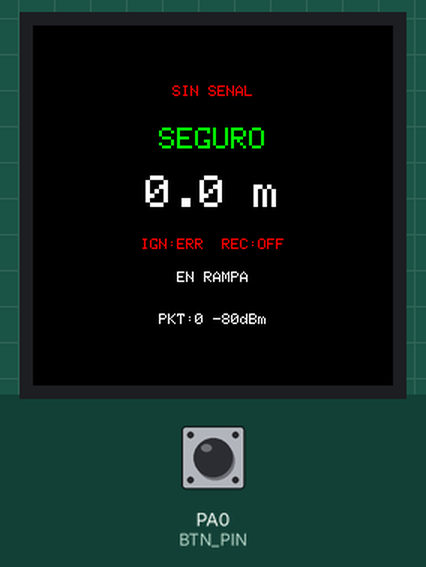
The sketch below on a simulated STM32 Blue Pill. Parts: 240×240 colour display. The test bench sets the inputs (shaded band); at power-on: PA0 (BTN_PIN) HIGH. No radio packets arrive unless stated.

Above: at 1.4 s.
1.5 s: PA0 (BTN_PIN) pulled LOW for 0.15 s
At 1.9 s:
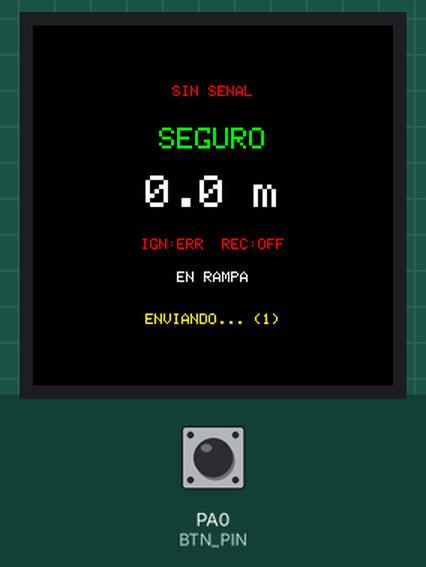
2.2 s: PA0 (BTN_PIN) pulled LOW for 0.15 s
At 5.94 s:
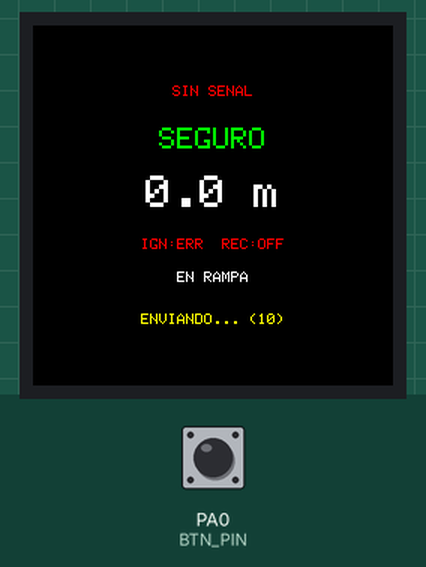
Timing chart, 0 to 7.4 s (numbered marks = the images above; inputs shaded):
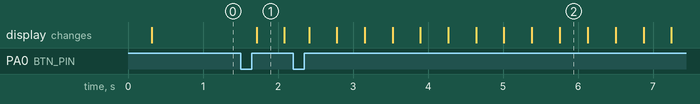

Measured:
- after the input at 1.5 s, the display: changes after 0.22 s (image 1)

The sketch:

ground_station.ino
```cpp
/*
 * =====================================================================
 *  ESTACION TERRENA - Blue Pill STM32F103C8T6
 *  Version: 1.0.0
 *  LoRa Ra-01 (SPI1 hardware) + TFT GC9A01A 1.28" redondo (SPI software)
 *  Boton unico: toque corto = ARMAR/DESARMAR | mantenido 3s = GRABAR/PARAR
 *
 *  IMPORTANTE: este protocolo debe coincidir EXACTO con el firmware
 *  del cohete (rocket_datalogger.ino). Si cambias el struct RocketPacket
 *  o el protocolo de comandos de un lado, hay que replicarlo del otro.
 * =====================================================================
 */

#include <Arduino.h>
#include <math.h>
#include <SPI.h>
#include <LoRa.h>
#include <Adafruit_GFX.h>
#include <Adafruit_GC9A01A.h>

// --- PINES LORA (SPI1 hardware: SCK=PA5, MISO=PA6, MOSI=PA7) ---
#define LORA_CS    PA4
#define LORA_RST   PB0
#define LORA_DIO0  PB1

// --- PINES TFT (SPI software) ---
#define TFT_CS     PB9
#define TFT_DC     PB10
#define TFT_RST    PA8
#define TFT_MOSI   PB15
#define TFT_SCK    PB13

#define BTN_PIN    PA0   // Boton a GND, usamos pull-up interno

Adafruit_GC9A01A tft = Adafruit_GC9A01A(TFT_CS, TFT_DC, TFT_MOSI, TFT_SCK, TFT_RST);

// --- LORA ---
#define LORA_FREQ       433E6
#define LORA_SYNC_WORD  0xA5   // DEBE coincidir con el del cohete

// --- PROTOCOLO DE COMANDOS (igual que en el cohete) ---
#define CMD_MAGIC       0xA5
#define CMD_SET_ARMED   0x01
#define CMD_SET_RECORD  0x02
#define CMD_PING        0x03

// --- TIEMPOS DE BOTON ---
#define TAP_MAX_MS      1000UL   // toque corto: hasta 1s -> ARMAR/DESARMAR
#define HOLD_MS         3000UL   // mantenido: 3s -> GRABAR/PARAR
#define LINK_TIMEOUT_MS 3000UL   // sin paquetes en este tiempo -> "SIN SENAL"

// --- REINTENTO DE COMANDOS HASTA CONFIRMACION ---
// Un solo envio tiene pocas chances de caer en la ventana de escucha del
// cohete (que transmite ~226ms de cada 400ms de ciclo). Reintentamos con
// un periodo DESFASADO respecto al ciclo del cohete para barrer distintas
// fases, hasta ver confirmado el bit correspondiente en la telemetria.
#define CMD_REENVIO_MS    370UL
#define CMD_TIMEOUT_MS    6000UL
#define CMD_MAX_INTENTOS  20

// --- ESTRUCTURA DE TELEMETRIA (debe ser IDENTICA a la del cohete, 27 bytes) ---
struct __attribute__((__packed__)) RocketPacket {
    uint32_t ms;
    int16_t  acc[3];
    int16_t  gyro[3];
    float    altitude;
    int16_t  temp_c_x100;
    uint32_t count;
    uint8_t  status;
} incoming;

// --- ESTADO ---
unsigned long t_press_start = 0;
bool boton_estado_anterior = false; // false = suelto
bool accion_larga_disparada = false;
unsigned long last_packet_time = 0;
unsigned long msg_temporal_hasta = 0;
String msg_temporal = "";

// --- Comando pendiente de confirmacion ---
bool cmd_pendiente = false;
uint8_t cmd_pendiente_tipo = 0;
uint8_t cmd_pendiente_valor = 0;
unsigned long cmd_pendiente_inicio = 0;
unsigned long cmd_pendiente_ultimo_envio = 0;
uint8_t cmd_pendiente_intentos = 0;

bool lora_activo = false; // reflejo real del estado configurado en setup()

// --- PROTOTIPOS ---
void enviarComando(uint8_t cmd, uint8_t val);
void solicitarComando(uint8_t tipo, uint8_t valor);
void procesarComandoPendiente();
void procesarBoton();
void dibujarUIBase();
void actualizarUI(bool hayPaqueteNuevo);
void mostrarMensajeTemporal(const char* txt, uint16_t color);

void setup() {
    Serial.begin(115200);
    pinMode(BTN_PIN, INPUT_PULLUP); // ajustar a INPUT_PULLDOWN si tu cableado es a VCC

    tft.begin();
    tft.fillScreen(GC9A01A_BLACK);
    dibujarUIBase();

    LoRa.setPins(LORA_CS, LORA_RST, LORA_DIO0);
    lora_activo = LoRa.begin(LORA_FREQ);
    if (lora_activo) {
        LoRa.setSpreadingFactor(9);
        LoRa.setTxPower(20); // verificar limite legal de tu banda/region
        LoRa.setSyncWord(LORA_SYNC_WORD);
        LoRa.enableCrc();
        LoRa.receive();
    } else {
        mostrarMensajeTemporal("ERROR LORA - REINTENTANDO", GC9A01A_RED);
    }
}

void loop() {
    // Reintentar LoRa SOLO si de verdad fallo en setup() (no lo reiniciamos
    // si ya esta andando, porque LoRa.begin() resetea sync word/CRC/SF).
    static unsigned long last_retry = 0;
    if (!lora_activo && millis() - last_retry > 3000) {
        last_retry = millis();
        if (LoRa.begin(LORA_FREQ)) {
            LoRa.setSpreadingFactor(9);
            LoRa.setTxPower(20);
            LoRa.setSyncWord(LORA_SYNC_WORD);
            LoRa.enableCrc();
            LoRa.receive();
            lora_activo = true;
        }
    }

    procesarBoton();
    procesarComandoPendiente();

    // --- COMANDOS DESDE LA PC (software ground_station_pc) ---
    // Formato por USB: 'A'+val , 'R'+val  (ej: "A1" arma, "R0" detiene el grabado)
    if (Serial.available() >= 2) {
        char c = Serial.read();
        char v = Serial.read();
        if (c == 'A') solicitarComando(CMD_SET_ARMED, v == '1' ? 1 : 0);
        else if (c == 'R') solicitarComando(CMD_SET_RECORD, v == '1' ? 1 : 0);
    }

    // --- RECEPCION DE TELEMETRIA ---
    int packetSize = LoRa.parsePacket();
    bool paqueteNuevo = false;
    if (packetSize == sizeof(RocketPacket)) {
        LoRa.readBytes((uint8_t*)&incoming, sizeof(RocketPacket));
        last_packet_time = millis();
        paqueteNuevo = true;

        // --- Chequear si este paquete confirma el comando pendiente ---
        if (cmd_pendiente) {
            uint8_t bit = (cmd_pendiente_tipo == CMD_SET_ARMED) ? 0x04 : 0x02;
            bool estado_actual  = (incoming.status & bit) != 0;
            bool estado_deseado = (cmd_pendiente_valor == 1);
            if (estado_actual == estado_deseado) {
                cmd_pendiente = false;
                const char* etiqueta = (cmd_pendiente_tipo == CMD_SET_ARMED)
                    ? (estado_deseado ? "ARMADO OK" : "SEGURO OK")
                    : (estado_deseado ? "REC ON OK" : "REC OFF OK");
                mostrarMensajeTemporal(etiqueta, GC9A01A_GREEN);
            }
        }

        // --- Enviar a la PC con checksum y calidad de señal ---
        int16_t rssi = (int16_t)LoRa.packetRssi();
        float snr = LoRa.packetSnr();
        uint8_t payload[sizeof(RocketPacket) + sizeof(rssi) + sizeof(snr)];
        memcpy(payload, &incoming, sizeof(RocketPacket));
        memcpy(payload + sizeof(RocketPacket), &rssi, sizeof(rssi));
        memcpy(payload + sizeof(RocketPacket) + sizeof(rssi), &snr, sizeof(snr));

        uint8_t checksum = 0;
        for (uint8_t b : payload) checksum ^= b;

        Serial.write(0xAA);
        Serial.write(0xBB);
        Serial.write((uint8_t)sizeof(payload));
        Serial.write(payload, sizeof(payload));
        Serial.write(checksum);
    }

    actualizarUI(paqueteNuevo);
}

// =====================================================================
void enviarComando(uint8_t cmd, uint8_t val) {
    uint8_t checksum = (CMD_MAGIC + cmd + val) & 0xFF;
    LoRa.idle();
    LoRa.beginPacket();
    LoRa.write(CMD_MAGIC);
    LoRa.write(cmd);
    LoRa.write(val);
    LoRa.write(checksum);
    LoRa.endPacket();
    LoRa.receive();
}

// Registra un comando como "pendiente" y dispara el primer envio ya mismo.
// procesarComandoPendiente() se encarga de reintentar hasta confirmarlo.
void solicitarComando(uint8_t tipo, uint8_t valor) {
    cmd_pendiente = true;
    cmd_pendiente_tipo = tipo;
    cmd_pendiente_valor = valor;
    cmd_pendiente_inicio = millis();
    cmd_pendiente_intentos = 0;
    cmd_pendiente_ultimo_envio = 0; // fuerza el primer envio inmediato
}

// Reintenta el comando pendiente cada CMD_REENVIO_MS hasta que la telemetria
// confirme el bit deseado (chequeo en loop(), al recibir cada paquete), o
// hasta agotar el tiempo/intentos maximos.
void procesarComandoPendiente() {
    if (!cmd_pendiente) return;
    unsigned long ahora = millis();

    if ((ahora - cmd_pendiente_inicio > CMD_TIMEOUT_MS) || (cmd_pendiente_intentos >= CMD_MAX_INTENTOS)) {
        cmd_pendiente = false;
        mostrarMensajeTemporal("SIN CONFIRMACION", GC9A01A_RED);
        return;
    }

    if (ahora - cmd_pendiente_ultimo_envio >= CMD_REENVIO_MS) {
        enviarComando(cmd_pendiente_tipo, cmd_pendiente_valor);
        cmd_pendiente_ultimo_envio = ahora;
        cmd_pendiente_intentos++;
    }
}

// =====================================================================
//  BOTON: toque corto = armar/desarmar | mantenido 3s = grabar/parar
// =====================================================================
void procesarBoton() {
    bool presionado = (digitalRead(BTN_PIN) == LOW);

    if (presionado && !boton_estado_anterior) {
        // flanco de bajada: inicio de pulsacion
        t_press_start = millis();
        accion_larga_disparada = false;
    }

    if (presionado && !accion_larga_disparada) {
        unsigned long transcurrido = millis() - t_press_start;
        if (transcurrido >= HOLD_MS) {
            bool grabando_actual = (incoming.status & 0x02);
            solicitarComando(CMD_SET_RECORD, grabando_actual ? 0 : 1);
            accion_larga_disparada = true;
        }
    }

    if (!presionado && boton_estado_anterior) {
        // flanco de subida: solto el boton
        unsigned long transcurrido = millis() - t_press_start;
        if (!accion_larga_disparada && transcurrido < TAP_MAX_MS) {
            bool armado_actual = (incoming.status & 0x04);
            solicitarComando(CMD_SET_ARMED, armado_actual ? 0 : 1);
        }
        // Si solto entre TAP_MAX_MS y HOLD_MS: zona muerta, no hace nada
        // (evita toques largos accidentales que no llegan a confirmar grabado)
    }

    boton_estado_anterior = presionado;
}

// =====================================================================
//  INTERFAZ - layout pensado para pantalla circular 240x240
// =====================================================================
// 6 filas distribuidas entre y=40 y y=210 (banda central del circulo,
// donde el ancho de cuerda es mayor). Cada fila se limpia antes de
// escribir, pero SOLO cuando su contenido realmente cambio respecto al
// frame anterior (evita bit-banguear el SPI de la pantalla sin necesidad
// y deja el loop() mas libre para escuchar LoRa y reintentar comandos).
#define FILA_LINK_Y     40
#define FILA_ARMADO_Y   68
#define FILA_ALT_Y      100
#define FILA_REC_Y      142
#define FILA_VUELO_Y    164
#define FILA_INFO_Y     192

// Formatea un float con 1 decimal SIN depender de snprintf("%f"), que en
// STM32 (newlib-nano) suele no imprimir nada si el core no tiene habilitado
// el soporte de floats en printf.
void formatear1decimal(float valor, char* out, size_t outSize) {
    bool negativo = valor < 0;
    float av = negativo ? -valor : valor;
    int entero = (int)av;
    int decimal = (int)((av - entero) * 10.0f + 0.5f);
    if (decimal >= 10) { decimal = 0; entero++; }
    snprintf(out, outSize, "%s%d.%d", negativo ? "-" : "", entero, decimal);
}

void limpiarFila(int16_t y, int16_t alto) {
    tft.fillRect(0, y, 240, alto, GC9A01A_BLACK);
}

// Dibuja texto centrado horizontalmente (x=120) en la fila indicada.
void centrarTexto(const char* txt, int16_t y, uint8_t size, uint16_t color) {
    tft.setTextSize(size);
    tft.setTextColor(color);
    int16_t x1, y1; uint16_t w, h;
    tft.getTextBounds(txt, 0, 0, &x1, &y1, &w, &h);
    tft.setCursor(120 - (int16_t)(w / 2), y);
    tft.print(txt);
}

void dibujarUIBase() {
    tft.fillScreen(GC9A01A_BLACK);
}

void actualizarUI(bool hayPaqueteNuevo) {
    // --- Valores previos, para redibujar SOLO lo que cambio ---
    static bool primera = true;
    static bool prev_con_senal, prev_armado, prev_grabando, prev_en_vuelo;
    static bool prev_desplegado, prev_err_i2c, prev_continuidad, prev_mem_llena;
    static float prev_altitude = -999999.0f;

    bool con_senal = (millis() - last_packet_time) < LINK_TIMEOUT_MS && last_packet_time > 0;
    bool armado      = (incoming.status & 0x04);
    bool grabando    = (incoming.status & 0x02);
    bool en_vuelo    = (incoming.status & 0x10);
    bool desplegado  = (incoming.status & 0x08);
    bool err_i2c     = (incoming.status & 0x20);
    bool continuidad = (incoming.status & 0x01);
    bool mem_llena   = (incoming.status & 0x80);
    char buf[28];

    // --- Fila 1: enlace ---
    if (primera || con_senal != prev_con_senal) {
        limpiarFila(FILA_LINK_Y, 18);
        centrarTexto(con_senal ? "SENAL OK" : "SIN SENAL", FILA_LINK_Y, 1,
                     con_senal ? GC9A01A_GREEN : GC9A01A_RED);
        prev_con_senal = con_senal;
    }

    // --- Fila 2: ARMADO/SEGURO (el dato mas critico) ---
    if (primera || armado != prev_armado) {
        limpiarFila(FILA_ARMADO_Y, 24);
        centrarTexto(armado ? "ARMADO" : "SEGURO", FILA_ARMADO_Y, 2,
                     armado ? GC9A01A_RED : GC9A01A_GREEN);
        prev_armado = armado;
    }

    // --- Fila 3: altitud (dato de vuelo principal, cambia casi siempre) ---
    if (primera || fabs(incoming.altitude - prev_altitude) > 0.05f) {
        limpiarFila(FILA_ALT_Y, 34);
        char numbuf[12];
        formatear1decimal(incoming.altitude, numbuf, sizeof(numbuf));
        snprintf(buf, sizeof(buf), "%s m", numbuf);
        centrarTexto(buf, FILA_ALT_Y, 3, GC9A01A_WHITE);
        prev_altitude = incoming.altitude;
    }

    // --- Fila 4: continuidad + grabando (+ error I2C) ---
    if (primera || grabando != prev_grabando || continuidad != prev_continuidad ||
        err_i2c != prev_err_i2c || mem_llena != prev_mem_llena) {
        limpiarFila(FILA_REC_Y, 16);
        snprintf(buf, sizeof(buf), "%s  %s%s%s",
                 continuidad ? "IGN:OK" : "IGN:ERR",
                 grabando ? "REC:ON" : "REC:OFF",
                 mem_llena ? " MEM!" : "",
                 err_i2c ? " I2C!" : "");
        centrarTexto(buf, FILA_REC_Y, 1, (continuidad && !mem_llena) ? GC9A01A_WHITE : GC9A01A_RED);
        prev_grabando = grabando; prev_continuidad = continuidad;
        prev_err_i2c = err_i2c; prev_mem_llena = mem_llena;
    }

    // --- Fila 5: estado de vuelo ---
    if (primera || en_vuelo != prev_en_vuelo || desplegado != prev_desplegado) {
        limpiarFila(FILA_VUELO_Y, 16);
        centrarTexto(desplegado ? "PARACAIDAS OK" : (en_vuelo ? "EN VUELO" : "EN RAMPA"),
                     FILA_VUELO_Y, 1,
                     desplegado ? GC9A01A_MAGENTA : (en_vuelo ? GC9A01A_CYAN : GC9A01A_WHITE));
        prev_en_vuelo = en_vuelo; prev_desplegado = desplegado;
    }

    // --- Fila 6: PKT/RSSI, comando en curso, o mensaje de confirmacion.
    // Esta fila cambia seguido (cuenta de paquetes, reintentos), asi que
    // se redibuja directamente cuando corresponde, sin cache. ---
    if (cmd_pendiente) {
        limpiarFila(FILA_INFO_Y, 16);
        snprintf(buf, sizeof(buf), "ENVIANDO... (%d)", cmd_pendiente_intentos);
        centrarTexto(buf, FILA_INFO_Y, 1, GC9A01A_YELLOW);
    } else if (millis() < msg_temporal_hasta) {
        limpiarFila(FILA_INFO_Y, 16);
        centrarTexto(msg_temporal.c_str(), FILA_INFO_Y, 1, GC9A01A_YELLOW);
    } else if (hayPaqueteNuevo || primera) {
        limpiarFila(FILA_INFO_Y, 16);
        snprintf(buf, sizeof(buf), "PKT:%lu %ddBm", (unsigned long)incoming.count, (int)LoRa.packetRssi());
        centrarTexto(buf, FILA_INFO_Y, 1, GC9A01A_WHITE);
    }

    primera = false;
}

void mostrarMensajeTemporal(const char* txt, uint16_t color) {
    msg_temporal = String(txt);
    msg_temporal_hasta = millis() + 1500;
}
```
